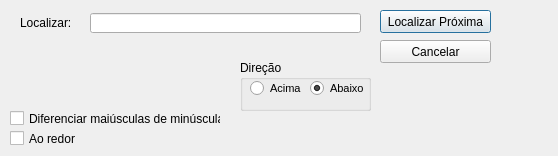
<?xml version="1.0" encoding="UTF-8"?>
<ui version="4.0">
 <class>Localizar</class>
 <widget class="QMainWindow" name="Localizar">
  <property name="geometry">
   <rect>
    <x>0</x>
    <y>0</y>
    <width>558</width>
    <height>156</height>
   </rect>
  </property>
  <property name="windowTitle">
   <string>Localizar</string>
  </property>
  <widget class="QWidget" name="centralwidget">
   <widget class="QLabel" name="label">
    <property name="geometry">
     <rect>
      <x>20</x>
      <y>15</y>
      <width>51</width>
      <height>16</height>
     </rect>
    </property>
    <property name="font">
     <font>
      <pointsize>9</pointsize>
     </font>
    </property>
    <property name="text">
     <string>Localizar:</string>
    </property>
   </widget>
   <widget class="QLineEdit" name="word">
    <property name="geometry">
     <rect>
      <x>90</x>
      <y>13</y>
      <width>271</width>
      <height>20</height>
     </rect>
    </property>
   </widget>
   <widget class="QPushButton" name="buscar">
    <property name="geometry">
     <rect>
      <x>380</x>
      <y>10</y>
      <width>111</width>
      <height>23</height>
     </rect>
    </property>
    <property name="text">
     <string>Localizar Próxima</string>
    </property>
    <property name="autoDefault">
     <bool>false</bool>
    </property>
    <property name="default">
     <bool>true</bool>
    </property>
   </widget>
   <widget class="QPushButton" name="cancelar">
    <property name="geometry">
     <rect>
      <x>380</x>
      <y>40</y>
      <width>111</width>
      <height>23</height>
     </rect>
    </property>
    <property name="text">
     <string>Cancelar</string>
    </property>
   </widget>
   <widget class="QGroupBox" name="groupBox">
    <property name="geometry">
     <rect>
      <x>240</x>
      <y>60</y>
      <width>131</width>
      <height>51</height>
     </rect>
    </property>
    <property name="font">
     <font>
      <pointsize>9</pointsize>
     </font>
    </property>
    <property name="title">
     <string>Direção</string>
    </property>
    <widget class="QRadioButton" name="up">
     <property name="geometry">
      <rect>
       <x>10</x>
       <y>20</y>
       <width>82</width>
       <height>17</height>
      </rect>
     </property>
     <property name="font">
      <font>
       <pointsize>8</pointsize>
      </font>
     </property>
     <property name="text">
      <string>Acima</string>
     </property>
    </widget>
    <widget class="QRadioButton" name="down">
     <property name="geometry">
      <rect>
       <x>70</x>
       <y>20</y>
       <width>82</width>
       <height>17</height>
      </rect>
     </property>
     <property name="font">
      <font>
       <pointsize>8</pointsize>
      </font>
     </property>
     <property name="text">
      <string>Abaixo</string>
     </property>
     <property name="checked">
      <bool>true</bool>
     </property>
    </widget>
   </widget>
   <widget class="QCheckBox" name="checkBox">
    <property name="geometry">
     <rect>
      <x>10</x>
      <y>110</y>
      <width>211</width>
      <height>17</height>
     </rect>
    </property>
    <property name="text">
     <string>Diferenciar maiúsculas de minúsculas</string>
    </property>
   </widget>
   <widget class="QCheckBox" name="around">
    <property name="geometry">
     <rect>
      <x>10</x>
      <y>130</y>
      <width>70</width>
      <height>17</height>
     </rect>
    </property>
    <property name="text">
     <string>Ao redor</string>
    </property>
   </widget>
  </widget>
 </widget>
 <resources/>
 <connections/>
</ui>
